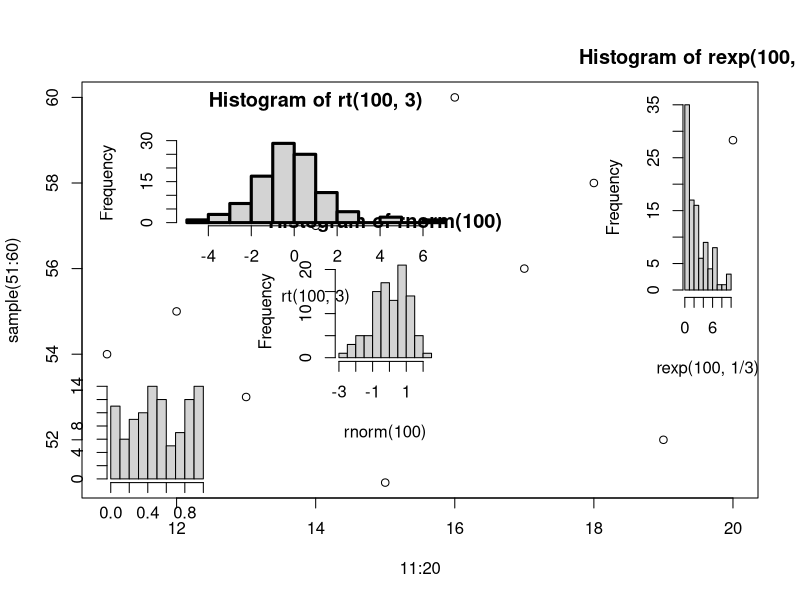
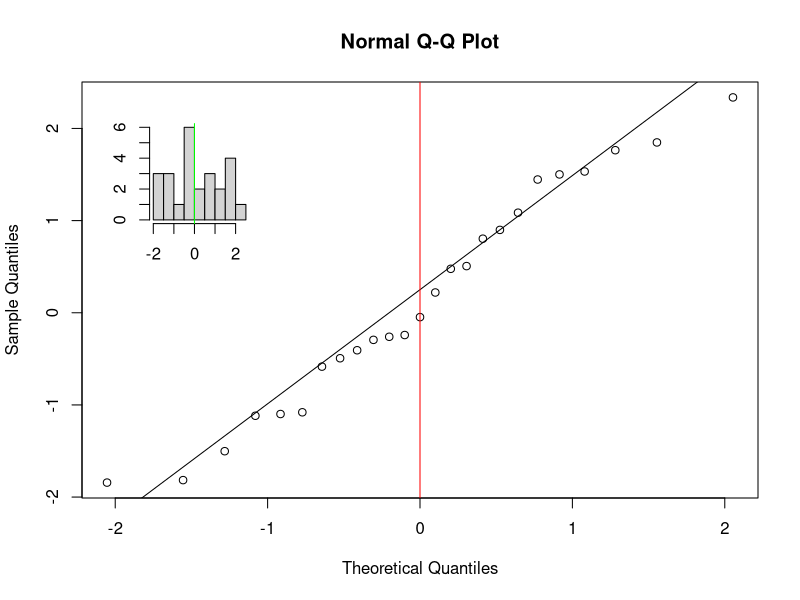

Reproduce these figures in R, in order.
library(Hmisc)


### Name: subplot
### Title: Embed a new plot within an existing plot
### Aliases: subplot
### Keywords: aplot dplot

### ** Examples

# make an original plot
plot( 11:20, sample(51:60) )

# add some histograms

subplot( hist(rnorm(100)), 15, 55)
subplot( hist(runif(100),main='',xlab='',ylab=''), 11, 51, hadj=0, vadj=0)
subplot( hist(rexp(100, 1/3)), 20, 60, hadj=1, vadj=1, size=c(0.5,2) )
subplot( hist(rt(100,3)), c(12,16), c(57,59), pars=list(lwd=3,ask=FALSE) )

tmp <- rnorm(25)
qqnorm(tmp)
qqline(tmp)
tmp2 <- subplot( hist(tmp,xlab='',ylab='',main=''), 
		cnvrt.coords(0.1,0.9,'plt')$usr, vadj=1, hadj=0 )
abline(v=0, col='red') # wrong way to add a reference line to histogram

# right way to add a reference line to histogram
op <- par(no.readonly=TRUE)
par(tmp2)
abline(v=0, col='green')
par(op)
